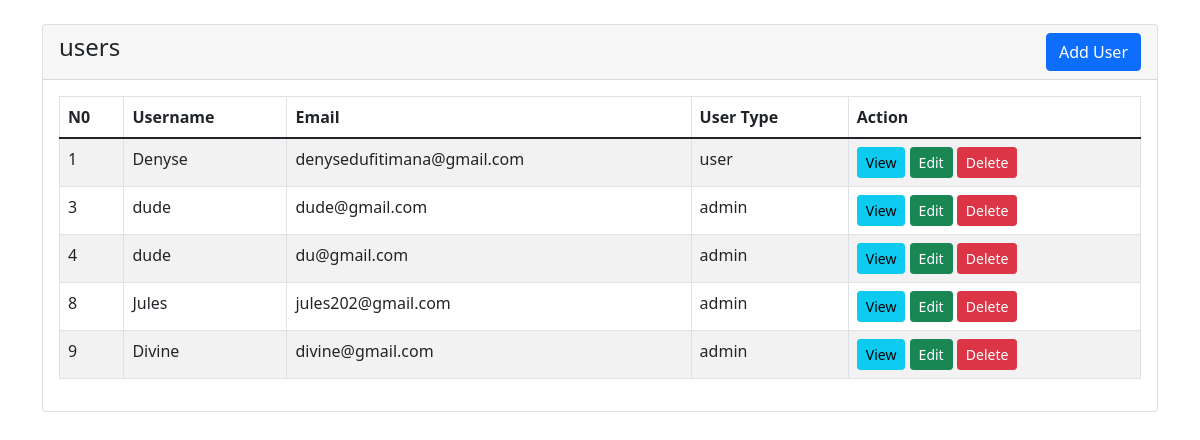
The page /users.php on the database its author committed.
### tables this page shows
CREATE TABLE `user_form` (
  `id` int(255) NOT NULL,
  `name` varchar(255) NOT NULL,
  `email` varchar(255) NOT NULL,
  `password` varchar(255) NOT NULL,
  `user_type` varchar(255) NOT NULL DEFAULT 'user'
);

### users.php (the view, shortened to what this page needs)
<?php
    require 'dbcon.php';
?>
<!doctype html>
<html lang="en">
  <head>
    <link href="https://cdn.jsdelivr.net/npm/bootstrap@5.1.3/dist/css/bootstrap.min.css" rel="stylesheet">
</head>
<body>
    <div class="container mt-4">
        <div class="row">
            <div class="col-md-12">
                <div class="card">
                    <div class="card-header">
                        <h4>users
                            <a href="users-create.php" class="btn btn-primary float-end">Add User</a>
                        </h4>
                    </div>
                    <div class="card-body">
                        <table class="table table-bordered table-striped">
                            <thead>
                                <tr>
                                    <th>N0</th>
                                    <th>Username</th>
                                    <th>Email</th>
                                    <th>User Type</th>
                                    <th>Action</th>
                                </tr>
                            </thead>
                            <tbody>
                                <?php
                                    $query = "SELECT * FROM user_form";
                                    $query_run = mysqli_query($con, $query);
                                    if(mysqli_num_rows($query_run) > 0)
                                    {
                                        foreach($query_run as $user_form)
                                        {
                                        ?>
                                        <tr>
                                            <td><?= $user_form['id']; ?></td>
                                            <td><?= $user_form['name']; ?></td>
                                            <td><?= $user_form['email']; ?></td>
                                            <td><?= $user_form['user_type']; ?></td>
                                            <td>
                                                <a href="users-view.php?id=<?= $user_form['id']; ?>" class="btn btn-info btn-sm">View</a>
                                                <a href="users-edit.php?id=<?= $user_form['id']; ?>" class="btn btn-success btn-sm">Edit</a>
                                                <form action="code.php" method="POST" class="d-inline">
                                                    <button type="submit" name="delete_user" value="<?=$report['id'];?>" class="btn btn-danger btn-sm">Delete</button>
                                                </form>
                                            </td>
                                        </tr>
                                        <?php
                                        }
                                    }
                                    else
                                    {
                                        echo "<h5> No Record Found </h5>";
                                    }
                                ?>
                            </tbody>
                        </table>
                    </div>
                </div>
            </div>
        </div>
    </div>
</body>
</html>

### rows shown on the page
user_form: id "1", name "Denyse", email "denysedufitimana@gmail.com", user_type "user"
user_form: id "3", name "dude", email "dude@gmail.com", user_type "admin"
user_form: id "4", name "dude", email "du@gmail.com", user_type "admin"
user_form: id "8", name "Jules", email "jules202@gmail.com", user_type "admin"
user_form: id "9", name "Divine", email "divine@gmail.com", user_type "admin"
